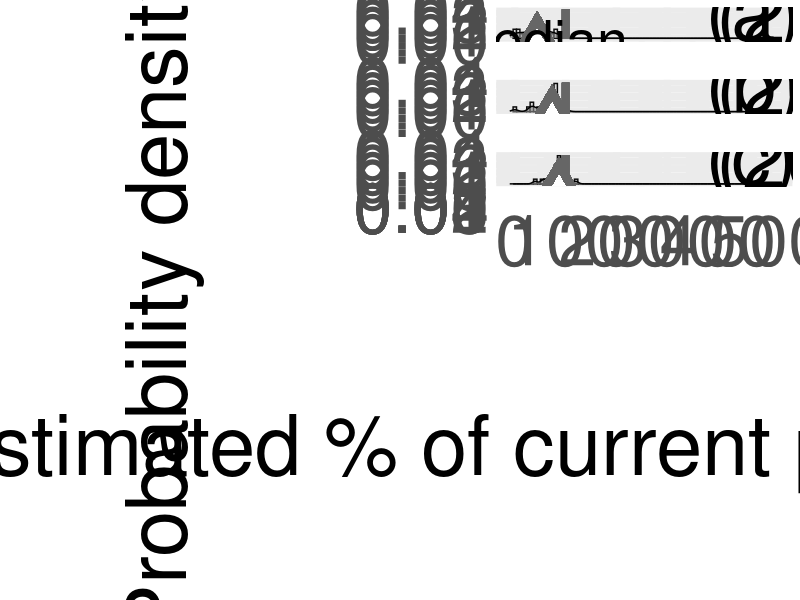
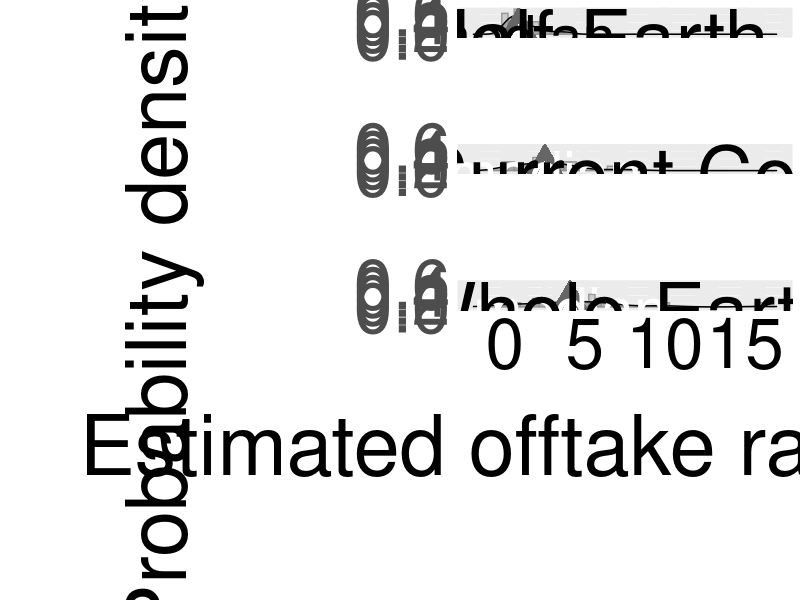
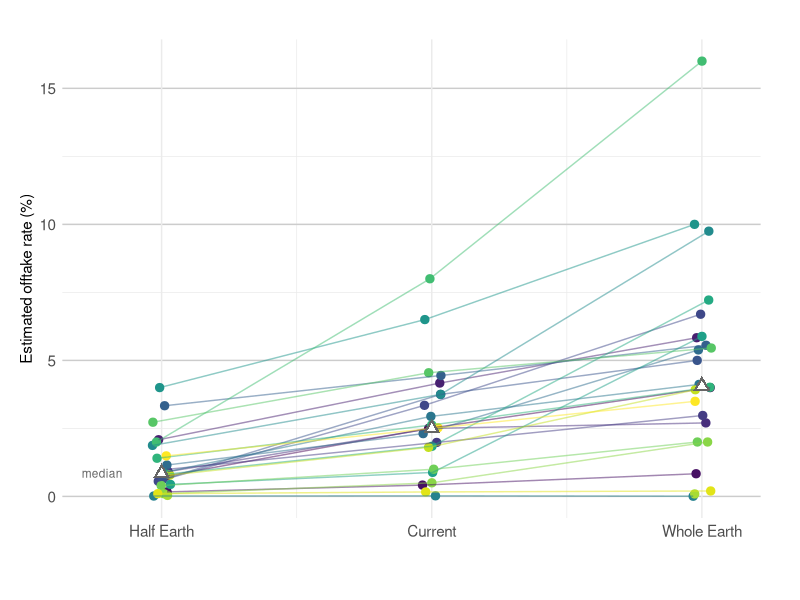
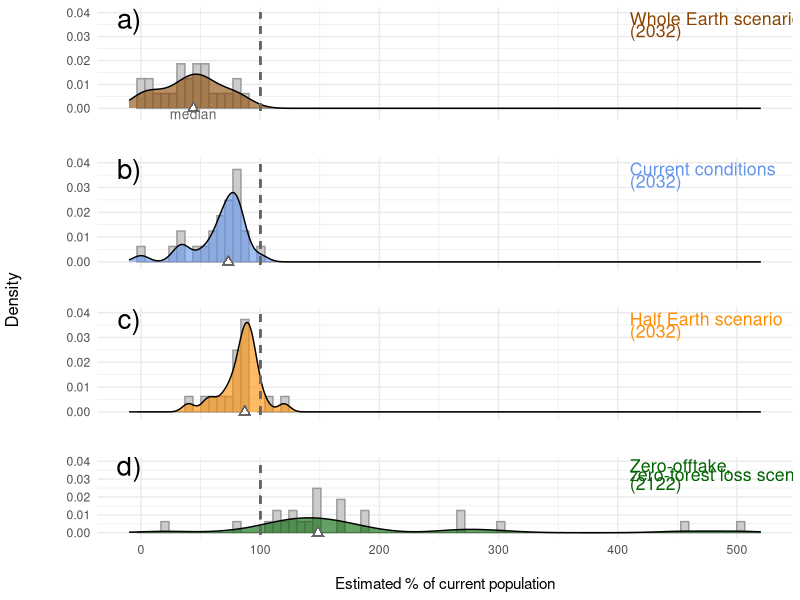
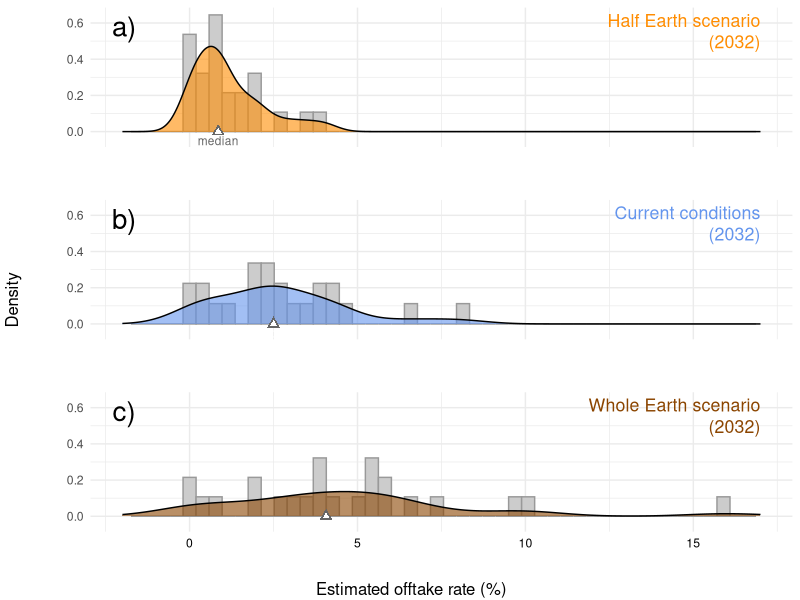

These charts were generated, in order, by the following R code:
## ---- chunk 1

library(tidyverse)
library(ggpubr)

## ---- chunk 2

d <- read_csv("data/data-2022-03-23.csv")
d <- d %>%
     pivot_longer(cols = -Names, names_to = 'Expert') %>%
     pivot_wider(names_from = Names, values_from = value)

## ---- chunk 3

# Absolute numbers quite variable:
mean(d$pop_current)
range(d$pop_current)
mean(d$offtake_current, na.rm = TRUE)
range(d$offtake_current, na.rm = TRUE)

# Relative effects broadly consistent, e.g.,
range(d$pop_2032_WE - d$pop_2032_current)
range(d$pop_2032_HE - d$pop_2032_current) 
range(d$offtake_WE - d$offtake_current, na.rm = TRUE) 
range(d$offtake_HE - d$offtake_current, na.rm = TRUE)

## ---- chunk 4

d$per_left_nochange <- 100 * d$pop_2032_current/d$pop_current
median(d$per_left_nochange)
quantile(d$per_left_nochange)

d$offtake_rate_current <- 100 * (d$offtake_current / d$pop_current)
median(d$offtake_rate_current, na.rm = TRUE)
quantile(d$offtake_rate_current, na.rm = TRUE)

## ---- chunk 5

d$per_left_HE       <- 100 * d$pop_2032_HE/d$pop_current
median(d$per_left_HE)
range(d$per_left_HE)

# all but one expert predicted decline less than predicted under current conditions:
d$per_left_HE - d$per_left_nochange

d$offtake_rate_HE      <- 100 * (d$offtake_HE / d$pop_current)
median(d$offtake_rate_HE)
range(d$offtake_rate_HE)

## ---- chunk 6

d$per_left_WE       <- 100 * d$pop_2032_WE/d$pop_current
median(d$per_left_WE)
range(d$per_left_WE)

d$offtake_rate_WE      <- 100 * (d$offtake_WE / d$pop_current)
median(d$offtake_rate_WE)
range(d$offtake_rate_WE)


## ---- chunk 7

d$per_2122          <- 100 * d$pop_2122/d$pop_current
median(d$per_2122)
range(d$per_2122)

## ---- chunk 8

indent.A      <- 375
indent.B      <- 396
cex.ax         <- 50
cex.lab        <- 60
cex.grid.maj   <- 2.5
cex.grid.min   <- 2


d$per_left_HE       <- 100 * d$pop_2032_HE/d$pop_current
d$per_left_nochange <- 100 * d$pop_2032_current/d$pop_current
d$per_left_WE       <- 100 * d$pop_2032_WE/d$pop_current
d$per_2122          <- 100 * d$pop_2122/d$pop_current

col.NC   <- "gray55"
col.HE   <- "gray55"
col.WE   <- "gray55"
col.DR   <- "gray55"
col.bar  <- "gray5"
col.fill <- "gray85"

p1 <-ggplot(d, aes(x = per_left_WE)) +
     geom_histogram(aes(y = ..density..), bins = 80,
                    col = col.bar, fill = col.fill) +
     geom_density(alpha = 0.6, fill = col.WE) +
     geom_point(aes(x=median(per_left_WE), y=0), 
                pch = 17, colour = "gray40", size = 12) +
     geom_point(aes(x=median(per_left_WE), y=0), 
                pch = 17, colour = "white", size = 4) +
     geom_segment(aes(x = 100, y = -0.001,
                      xend = 100, yend = 0.04),
                      color = "gray40", lty = 2, lwd = 2.5) +
     xlab("") +
     ylab("\n") + 
     scale_x_continuous(limits = c(-10, 520),
                        breaks = c(0, 100, 200, 300, 400, 500)) +
     scale_y_continuous(limits =c(-0.0025, 0.04),
                        breaks = c(0, 0.01, 0.02, 0.03, 0.04)) +
     theme_minimal() +
     theme(axis.text.x = element_blank()) +
     annotate(geom = "text", x = indent.A, y = 0.0375, cex = cex.lab/3,
              hjust = 0, label = "(a) Whole-Earth scenario") +
     annotate(geom = "text", x = indent.B, y = 0.0325, cex = cex.lab/3,
              hjust = 0,label = "(2032)") +
     annotate(geom = "text", x = median(d$per_left_WE), y = -0.0025, 
              cex = 14, label = "median") +
     theme(axis.text = element_text(size = cex.ax)) + 
     theme(panel.grid.major = element_line(size = cex.grid.maj),
           panel.grid.minor = element_line(size = cex.grid.min,  linetype = 2))
    
p2 <- ggplot(d, aes(x = per_left_nochange)) +
     geom_histogram(aes(y = ..density..), bins = 80,
                    col = col.bar, fill = col.fill) +
     geom_density(alpha = 0.6, fill = col.NC) +
     geom_segment(aes(x = 100, y = -0.001,
                      xend = 100, yend = 0.04),
                      color = "gray40", lty = 2, lwd = 2.5) + 
     geom_point(aes(x = median(per_left_nochange), y = 0), 
                pch = 17, colour="gray40", size = 12) +
     geom_point(aes(x = median(per_left_nochange), y = 0), 
                pch = 17, colour="white", size = 4) +
     xlab("") +
     ylab("\n") + 
     scale_x_continuous(limits = c(-10, 520),
                        breaks = c(0, 100, 200, 300, 400, 500)) +
     scale_y_continuous(limits =c(-0.001, 0.04),
                        breaks = c(0, 0.01, 0.02, 0.03, 0.04)) +
     theme_minimal() +
     theme(axis.text.x = element_blank()) +
     annotate(geom = "text", x = indent.A, y = 0.0375, cex = cex.lab/3,
              hjust = 0, label = "(b) Current Conditions") +
     annotate(geom = "text", x = indent.B, y = 0.0325, cex = cex.lab/3,
              hjust = 0, label = "(2032)") +
     theme(axis.text = element_text(size = cex.ax)) + 
     theme(panel.grid.major = element_line(size = cex.grid.maj),
           panel.grid.minor = element_line(size = cex.grid.min,  linetype = 2))

p3 <- ggplot(d, aes(x = per_left_HE)) +
     geom_histogram(aes(y = ..density..), bins = 80,
                    col = col.bar, fill = col.fill) +
     geom_density(alpha = 0.6, fill = col.HE) +
     geom_segment(aes(x = 100, y = -0.001,
                      xend = 100, yend = 0.04),
                      color = "gray40", lty = 2, lwd = 2.5) +
     geom_point(aes(x = median(per_left_HE), y = 0), 
                pch = 17, colour = "gray40", size = 12) +
     geom_point(aes(x = median(per_left_HE), y = 0), 
                pch = 17, colour="white", size = 4) +    
     theme_minimal() +
     theme(axis.text.x = element_blank()) +
     xlab("") +
     ylab("\n") + 
     scale_x_continuous(limits = c(-10, 520),
                        breaks = c(0, 100, 200, 300, 400, 500)) +
     scale_y_continuous(limits =c(-0.001, 0.04),
                        breaks = c(0, 0.01, 0.02, 0.03, 0.04)) +
     annotate(geom = "text", x = indent.A, y = 0.0375, cex = cex.lab/3,
              hjust = 0, label = "(c) Half-Earth scenario") +
     annotate(geom = "text", x = indent.B, y = 0.0325, cex = cex.lab/3,
              hjust = 0, label = "(2032)") +
     theme(axis.text = element_text(size = cex.ax))+ 
     theme(panel.grid.major = element_line(size = cex.grid.maj),
           panel.grid.minor = element_line(size = cex.grid.min,  linetype = 2))
  
p4 <- ggplot(d, aes(x = per_2122)) +
     geom_histogram(aes(y = ..density..), bins = 80,
                    col = col.bar, fill = col.fill) +
     geom_density(alpha = 0.6, fill = col.DR) +
     geom_segment(aes(x = 100, y = -0.001,
                      xend = 100, yend = 0.04),
                      color = "gray40", lty = 2, lwd = 2.5) +
     geom_point(aes(x = median(per_2122), y = 0), 
                pch = 17, colour = "gray40", size = 12) +
     geom_point(aes(x=median(per_2122), y=0), 
                pch = 17, colour = "white", size = 4) + 
     theme_minimal() +
     xlim(-100, 400)+
     xlab("")+    #("\nEstimated % of current population") + 
     ylab("\n") + 
     scale_x_continuous(limits = c(-10, 520),
                        breaks = c(0, 100, 200, 300, 400, 500)) +
     scale_y_continuous(limits =c(-0.001, 0.04),
                        breaks = c(0, 0.01, 0.02, 0.03, 0.04)) +
     annotate(geom = "text", x = indent.A, y = 0.0375, cex = cex.lab/3,
              hjust = 0, label = "(d) Zero-offtake,") +
     annotate(geom = "text", x = indent.B, y = 0.0325, cex = cex.lab/3,
              hjust = 0, label = "zero-forest loss scenario")  +
     annotate(geom = "text", x = indent.B, y = 0.0275, cex = cex.lab/3,
              hjust = 0, label = "(2122)") +
     theme(axis.text = element_text(size = cex.ax))+ 
     theme(panel.grid.major = element_line(size = cex.grid.maj),
           panel.grid.minor = element_line(size = cex.grid.min,  linetype = 2))

tiff("output/fig.02.tif", 
     height = 3200, width = 2800, units = "px")

library(ggpubr)
figure <- ggarrange(p1, p2, p3, p4, 
                    ncol = 1, nrow = 4)
annotate_figure(figure, left = text_grob("\nProbability density\n",
                                 rot = 90, size = cex.lab),
                    bottom = text_grob("\nEstimated % of current population\n",
                                 size = cex.lab))
dev.off()

## ---- chunk 9

indent.A      <- 375
indent.B      <- 376
cex.ax         <- 50
cex.lab        <- 60
cex.grid.maj   <- 2.5
cex.grid.min   <- 2

d$offtake_rate_current <- 100 * (d$offtake_current / d$pop_current)
d$offtake_rate_HE      <- 100 * (d$offtake_HE / d$pop_current)
d$offtake_rate_WE      <- 100 * (d$offtake_WE / d$pop_current)

col.NC   <- "gray55"
col.HE   <- "gray55"
col.WE   <- "gray55"
col.DR   <- "gray55"
col.bar  <- "gray5"
col.fill <- "gray85"


scenarios <- cbind(d$offtake_rate_HE, 
                   d$offtake_rate_current, 
                   d$offtake_rate_WE)

my.cols         <- c(col.HE, col.NC, col.WE)
my.axis.cols    <- c("white","white", "black")
my.median.cols  <- c("black","white", "white")

my.xlims <- c(-2, max(scenarios, na.rm = TRUE)+1)
my.ylims <- c(-0.05, 0.65)

my.labels <- c("(a) Half-Earth scenario   ",
               "(b) Current Conditions    ",
               "(c) Whole-Earth scenario")
my.years1 <- c("(2032)", "(2032)", "(2032)")
my.panels <- c("a)", "b)", "c)")

my.plots <- list()

for (i in 1:3) {
   p <- eval(substitute(  
     ggplot(d, aes(x = scenarios[, i])) +
     geom_histogram(aes(y = ..density..), 
                    col = "gray60", 
                    fill = "gray80", 
                    bins = 50) +
     geom_density(alpha = 0.6, 
                  fill = my.cols[i]) +
     geom_point(aes(x = median(scenarios[, i], na.rm = TRUE), y = 0),
                pch = 17, colour="gray40", size = 12) +
     geom_point(aes(x = median(scenarios[, i], na.rm = TRUE), y = 0),
                pch = 17, colour="white", size = 4) +  
     annotate(geom = "text", 
              x = median(scenarios[, i], na.rm = TRUE),
              y = -0.05, position = 1,
              cex = 15, label = "median", col = my.median.cols[i]) +
     xlab("") + 
     ylab("\n") + 
     xlim(my.xlims[1], my.xlims[2]) +
     ylim(my.ylims[1], my.ylims[2]) +
     theme_minimal() +
     theme(axis.text.x = element_text(colour = my.axis.cols[i]),
           axis.title.x = element_text(colour = my.axis.cols[i])) +    
     annotate(geom = "text", 
              x = 13.8,  y = 0.65,
              pos = 1,
              cex = cex.lab/3,
              vjust = 1,
              label = my.labels[i]) + 
     annotate(geom = "text", 
              x = 12.5, y = 0.64,
              cex = cex.lab/3,
              vjust = 2.5,
              label = my.years1[i]) +
     theme(axis.text = element_text(size = cex.ax))+ 
     theme(panel.grid.major = element_line(size = cex.grid.maj),
           panel.grid.minor = element_line(size = cex.grid.min,  linetype = 2))
     
     , list(i = i)))
     my.plots[[i]] <- p 
}  

tiff("output/fig.03.tif", 
     height = 2800, width = 2800, units = "px")

figure <- ggarrange(my.plots[[1]], my.plots[[2]], my.plots[[3]],
                    ncol = 1, nrow = 3)
annotate_figure(figure, left = text_grob("\nProbability density\n",
                                 rot = 90,
                                 size = cex.lab),
                        bottom = text_grob("Estimated offtake rate (%)\n",
                                 size = cex.lab))
dev.off()




## ---- chunk 10

d$offtake_rate_current <- 100 * (d$offtake_current / d$pop_current)
d$offtake_rate_HE      <- 100 * (d$offtake_HE / d$pop_current)
d$offtake_rate_WE      <- 100 * (d$offtake_WE / d$pop_current)

d2 <- as.data.frame(cbind(d$Expert, d$offtake_rate_HE, 
                          d$offtake_rate_current, d$offtake_rate_WE))

colnames(d2) <- c("Expert", "offtake_rate_HE", 
                  "offtake_rate_current", "offtake_rate_WE")

scenario <- c("offtake_rate_HE", "offtake_rate_current", "offtake_rate_WE")
num <- 1:3

crib <- as.data.frame(cbind(scenario, num))

d3 <- d2 %>% 
     gather(2:4, key = "scenario", value = "estimate") %>% 
     left_join(crib)

d3$jit_num <- jitter(as.numeric(d3$num), amount = 0.035)
d3$estimate <- as.numeric(d3$estimate)

pdf("output/fig.s02.pdf", height = 6, width = 5)

ggplot(d3, aes(x = jit_num, y = estimate)) +
     geom_point(aes(color = factor(Expert)), size = 2.5) +
     geom_line(aes(group = factor(Expert),
                   color = factor(Expert)),
                   alpha = 0.5) +
     scale_color_viridis_d() + 
     xlab("") + 
     ylab("Estimated offtake rate (%)") + 
     theme_minimal() +
     theme(plot.margin = margin(1, 1, 1, 0.5, "cm")) +
     theme(legend.position = "none") +  
     theme(panel.grid.major.y = element_line(size = 0.5,
                                             color = "gray80")) +
     scale_x_continuous(breaks = c(1,2,3),
                        limits = c (0.75, 3.1),
                        labels = c("Half Earth", 
                                   "Current", 
                                   "Whole Earth")) +
     theme(axis.text = element_text(size = 11)) +
     geom_point(aes(x = 1, y = median(d3$estimate[d3$num == "1"], na.rm = TRUE)),
                pch = 17, colour= "gray40", size = 4) +
     geom_point(aes(x = 1, y = median(d3$estimate[d3$num == "1"], na.rm = TRUE)),
                pch = 17, colour="white", size = 2) +
     geom_point(aes(x = 2, y = median(d3$estimate[d3$num == "2"], na.rm = TRUE)),
                pch = 17, colour= "gray40", size = 4) +
     geom_point(aes(x = 2, y = median(d3$estimate[d3$num == "2"], na.rm = TRUE)),
                pch = 17, colour="white", size = 2) +
     geom_point(aes(x = 3, y = median(d3$estimate[d3$num == "3"], na.rm = TRUE)),
                pch = 17, colour= "gray40", size = 4) +
     geom_point(aes(x = 3, y = median(d3$estimate[d3$num == "3"], na.rm = TRUE)),
                pch = 17, colour="white", size = 2) +
     annotate(geom = "text", x = 0.78,
               y = median(d3$estimate[d3$num == "1"], na.rm = TRUE), 
               position = 2, cex = 3, label = "median", col = "gray40")
dev.off()

## ---- chunk 11

col.NC <- "cornflowerblue"
col.HE <- "darkorange"
col.WE <- "darkorange4"
col.DR <- "darkgreen"

d$per_left_HE       <- 100 * d$pop_2032_HE/d$pop_current
d$per_left_nochange <- 100 * d$pop_2032_current/d$pop_current
d$per_left_WE       <- 100 * d$pop_2032_WE/d$pop_current
d$per_2122          <- 100 * d$pop_2122/d$pop_current

p1 <-ggplot(d, aes(x = per_left_WE)) +
     geom_histogram(aes(y = ..density..), bins = 80,
                    col = "gray60", fill = "gray80") +
     geom_density(alpha = 0.6, fill = col.WE) +
     geom_point(aes(x=median(per_left_WE), y=0), 
                pch = 17, colour = "gray40", size = 3) +
     geom_point(aes(x=median(per_left_WE), y=0), 
                pch = 17, colour = "white", size = 1.5) +
     geom_segment(aes(x = 100, y = -0.001,
                      xend = 100, yend = 0.04),
                      color = "gray40", lty = 2, lwd = 0.65) +
     xlab("") +
     ylab("\n") + 
     scale_x_continuous(limits = c(-10, 520),
                        breaks = c(0, 100, 200, 300, 400, 500)) +
     scale_y_continuous(limits =c(-0.0025, 0.04),
                        breaks = c(0, 0.01, 0.02, 0.03, 0.04)) +
     theme_minimal() +
     theme(axis.text.x = element_blank()) +
     annotate(geom = "text", x = 410, y = 0.0375, cex = 4.5,
              hjust = 0, label = "Whole Earth scenario", col = col.WE) +
     annotate(geom = "text", x = 410, y = 0.0325, cex = 4.5,
              hjust = 0,label = "(2032)", col = col.WE) +
     annotate(geom = "text", x = median(d$per_left_WE), y = -0.0025, 
              cex = 3.5, label = "median", col = "gray40") +
     annotate(geom = "text", x = -10, y = 0.0375, 
              cex = 7, label = "a)", col = "black")
    
p2 <- ggplot(d, aes(x = per_left_nochange)) +
     geom_histogram(aes(y = ..density..), bins = 80,
                    col = "gray60", fill = "gray80") +
     geom_density(alpha = 0.6, fill = col.NC) +
     geom_segment(aes(x = 100, y = -0.001,
                      xend = 100, yend = 0.04),
                      color = "gray40", lty = 2, lwd = 0.65) +    
     geom_point(aes(x = median(per_left_nochange), y = 0), 
                pch = 17, colour="gray40", size = 3) +
     geom_point(aes(x = median(per_left_nochange), y = 0), 
                pch = 17, colour="white", size = 1.5) +
     xlab("") +
     ylab("\n") + 
     scale_x_continuous(limits = c(-10, 520),
                        breaks = c(0, 100, 200, 300, 400, 500)) +
     scale_y_continuous(limits =c(-0.001, 0.04),
                        breaks = c(0, 0.01, 0.02, 0.03, 0.04)) +
     theme_minimal() +
     theme(axis.text.x = element_blank()) +
     annotate(geom = "text", x = 410, y = 0.0375, cex = 4.5,
              hjust = 0, label = "Current conditions", col = col.NC) +
     annotate(geom = "text", x = 410, y = 0.0325, cex = 4.5,
              hjust = 0, label = "(2032)", col = col.NC)+
     annotate(geom = "text", x = -10, y = 0.0375, 
             cex = 7, label = "b)", col = "black")

p3 <- ggplot(d, aes(x = per_left_HE)) +
     geom_histogram(aes(y = ..density..), bins = 80,
                    col = "gray60", fill = "gray80") +
     geom_density(alpha = 0.6, fill = col.HE) +
     geom_segment(aes(x = 100, y = -0.001,
                      xend = 100, yend = 0.04),
                      color = "gray40", lty = 2, lwd = 0.65) +
     geom_point(aes(x = median(per_left_HE), y = 0), 
                pch = 17, colour = "gray40", size = 3) +
     geom_point(aes(x = median(per_left_HE), y = 0), 
                pch = 17, colour="white", size = 1.5) +    
     theme_minimal() +
     theme(axis.text.x = element_blank()) +
     xlab("") +
     ylab("\n") + 
     scale_x_continuous(limits = c(-10, 520),
                        breaks = c(0, 100, 200, 300, 400, 500)) +
     scale_y_continuous(limits =c(-0.001, 0.04),
                        breaks = c(0, 0.01, 0.02, 0.03, 0.04)) +
     annotate(geom = "text", x = 410, y = 0.0375, cex = 4.5,
              hjust = 0, label = "Half Earth scenario", col = col.HE) +
     annotate(geom = "text", x = 410, y = 0.0325, cex = 4.5,
              hjust = 0, label = "(2032)", col = col.HE)+
     annotate(geom = "text", x = -10, y = 0.0375, 
              cex = 7, label = "c)", col = "black")
  
p4 <- ggplot(d, aes(x = per_2122)) +
     geom_histogram(aes(y = ..density..), bins = 80,
                    col = "gray60", fill = "gray80") +
     geom_density(alpha = 0.6, fill = col.DR) +
     geom_segment(aes(x = 100, y = -0.001,
                      xend = 100, yend = 0.04),
                      color = "gray40", lty = 2, lwd = 0.65) +
     geom_point(aes(x = median(per_2122), y = 0), 
                pch = 17, colour = "gray40", size = 3) +
     geom_point(aes(x=median(per_2122), y=0), 
                pch = 17, colour = "white", size = 1.5) + 
     theme_minimal() +
     xlim(-100, 400)+
     xlab("\nEstimated % of current population") + 
     ylab("\n") + 
     scale_x_continuous(limits = c(-10, 520),
                        breaks = c(0, 100, 200, 300, 400, 500)) +
     scale_y_continuous(limits =c(-0.001, 0.04),
                        breaks = c(0, 0.01, 0.02, 0.03, 0.04)) +
     annotate(geom = "text", x = 410, y = 0.0375, cex = 4.5,
              hjust = 0, label = "Zero-offtake,", col = col.DR) +
     annotate(geom = "text", x = 410, y = 0.0325, cex = 4.5,
              hjust = 0, label = "zero-forest loss scenario", 
              col = col.DR)  +
     annotate(geom = "text", x = 410, y = 0.0275, cex = 4.5,
              hjust = 0, label = "(2122)", col = col.DR)+
     annotate(geom = "text", x = -10, y = 0.0375, 
              cex = 7, label = "d)", col = "black")

pdf("output/fig.02.pdf", height = 12, width = 10)

library(ggpubr)
figure <- ggarrange(p1, p2, p3, p4, 
                    ncol = 1, nrow = 4)
annotate_figure(figure,left = text_grob("Density",
                                 rot = 90))
dev.off()

## ---- chunk 12

col.NC <- "cornflowerblue"
col.HE <- "darkorange"
col.WE <- "darkorange4"
col.DR <- "darkgreen"

d$offtake_rate_current <- 100 * (d$offtake_current / d$pop_current)
d$offtake_rate_HE      <- 100 * (d$offtake_HE / d$pop_current)
d$offtake_rate_WE      <- 100 * (d$offtake_WE / d$pop_current)

scenarios <- cbind(d$offtake_rate_HE, 
                   d$offtake_rate_current, 
                   d$offtake_rate_WE)

my.cols         <- c(col.HE, col.NC, col.WE)
my.axis.cols    <- c("white","white", "black")
my.median.cols  <- c("gray40","white", "white")

my.xlims <- c(-2, max(scenarios, na.rm = TRUE)+1)
my.ylims <- c(-0.05, 0.65)

my.labels <- c("Half Earth scenario",
               "Current conditions",
               "Whole Earth scenario")
my.years1 <- c("(2032)", "(2032)", "(2032)")
my.panels <- c("a)", "b)", "c)")

my.plots <- list()

for (i in 1:3) {
   p <- eval(substitute(  
     ggplot(d, aes(x = scenarios[, i])) +
     geom_histogram(aes(y = ..density..), 
                    col = "gray60", 
                    fill = "gray80", 
                    bins = 50) +
     geom_density(alpha = 0.6, 
                  fill = my.cols[i]) +
     geom_point(aes(x = median(scenarios[, i], na.rm = TRUE), y = 0),
                pch = 17, colour="gray40", size = 3) +
     geom_point(aes(x = median(scenarios[, i], na.rm = TRUE), y = 0),
                pch = 17, colour="white", size = 1.5) +  
     annotate(geom = "text", 
              x = median(scenarios[, i], na.rm = TRUE),
              y = -0.05, position = 1,
              cex = 3, label = "median", col = my.median.cols[i]) +
     xlab("") + 
     ylab("\n") + 
     xlim(my.xlims[1], my.xlims[2]) +
     ylim(my.ylims[1], my.ylims[2]) +
     theme_minimal() +
     theme(axis.text.x = element_text(colour = my.axis.cols[i]),
           axis.title.x = element_text(colour = my.axis.cols[i])) +    
     annotate(geom = "text", 
              x = my.xlims[2],  y = 0.65,
              cex = 4.5,
              hjust = 1, vjust = 1,
              label = my.labels[i], col = my.cols[i]) + 
     annotate(geom = "text", 
              x = my.xlims[2], y = 0.64,
              cex = 4.5,
              hjust = 1, vjust = 2.5,
              label = my.years1[i], col = my.cols[i]) +
     annotate(geom = "text", x = -1.95, y = 0.58, 
              cex = 7, label = my.panels[i], col = "black")

     , list(i = i)))
     my.plots[[i]] <- p 
}  

pdf("output/fig.03.pdf", height = 10, width = 10)

figure <- ggarrange(my.plots[[1]], my.plots[[2]], my.plots[[3]],
                    ncol = 1, nrow = 3)
annotate_figure(figure, left = text_grob("Density",
                                 rot = 90),
                        bottom = text_grob("Estimated offtake rate (%)"))
dev.off()

